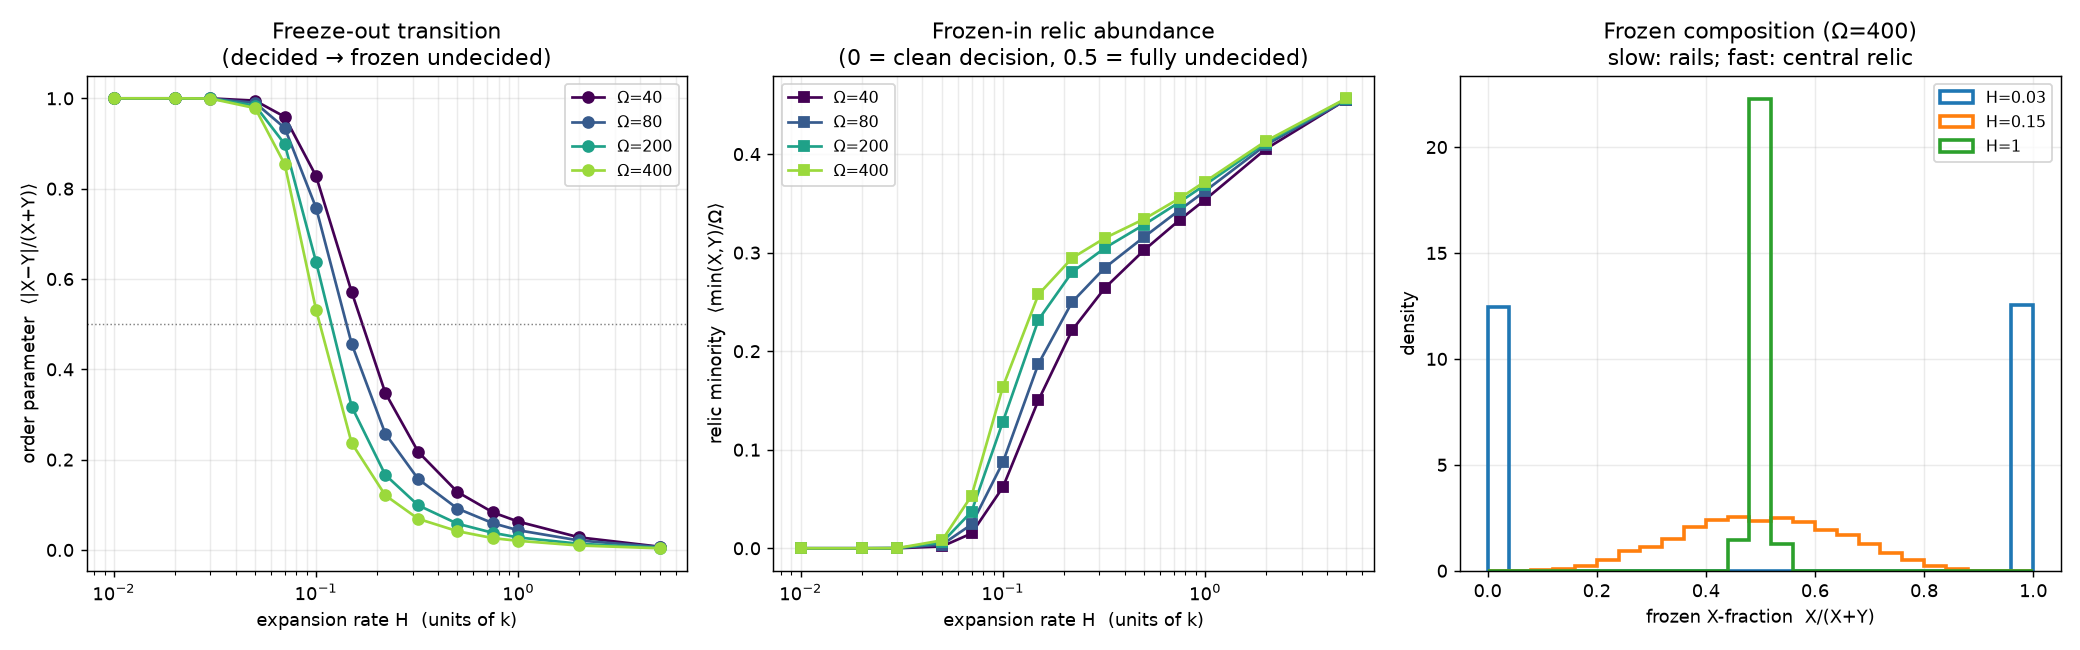

Here is the Python script that generated this plot:
"""Chemical freeze-out: does expansion prevent the decision? (crnl/expanding.py)

Run Approximate Majority from a balanced 50/50 start in an exponentially
expanding volume Omega(t) = Omega0 * exp(H t), sweeping the expansion rate H.
Below a critical H the consensus completes (a clean rail); above it the reaction
freezes mid-decision, locking in a relic minority abundance -- the chemical
analogue of cosmological freeze-out.

Observables vs H:
  * order parameter  <|n_X - n_Y| / (n_X + n_Y)>   (1 = decided, 0 = undecided)
  * relic abundance  <min(n_X, n_Y) / Omega>       (the frozen-in minority)
  * P(frozen), P(fully resolved)
Run at several Omega0 to expose the finite-size sharpening of the transition.

    python -m experiments.expansion            # default sweep + figure
    python -m experiments.expansion --quick
"""

from __future__ import annotations

import argparse
import os

import numpy as np

from crnl.networks import approximate_majority
from crnl.vectorized import compile_network
from crnl.expanding import gillespie_expanding
from crnl.stochastic import seed_for


def run_point(omega: int, hubble: float, trials: int, base_seed: int) -> dict:
    net = approximate_majority()
    names = list(net.species)
    comp = compile_network(net, omega)
    n0 = np.array([omega // 2, omega - omega // 2, 0])
    orders = np.empty(trials)
    relics = np.empty(trials)
    xfrac = np.empty(trials)
    frozen = 0
    resolved = 0  # minority exactly 0 (clean decision)
    key = int(round(hubble * 1000))
    for t in range(trials):
        r = gillespie_expanding(comp, n0, seed_for(omega, t, base=base_seed + key),
                                hubble=hubble, species=names)
        x, y = int(r.n_final[0]), int(r.n_final[1])
        tot = x + y
        orders[t] = abs(x - y) / tot if tot else 1.0
        relics[t] = min(x, y) / omega
        xfrac[t] = x / tot if tot else 0.5
        frozen += r.frozen
        resolved += (min(x, y) == 0)
    return {
        "omega": int(omega), "hubble": float(hubble), "trials": trials,
        "order": float(orders.mean()), "order_sd": float(orders.std()),
        "relic": float(relics.mean()),
        "p_frozen": frozen / trials, "p_resolved": resolved / trials,
        "xfrac": xfrac,
    }


def _worker(args):
    return run_point(*args)


def run_sweep(omegas, hubbles, trials, base_seed, jobs):
    tasks = [(int(w), float(h), trials, base_seed) for w in omegas for h in hubbles]
    if jobs and jobs > 1:
        import multiprocessing as mp
        with mp.Pool(jobs) as pool:
            res = pool.map(_worker, tasks)
    else:
        res = [_worker(t) for t in tasks]
    by_omega = {}
    for r in res:
        by_omega.setdefault(r["omega"], []).append(r)
    for w in by_omega:
        by_omega[w].sort(key=lambda r: r["hubble"])
    return by_omega


def make_figure(by_omega, hist_omega, hist_hubbles, out_path):
    import matplotlib
    matplotlib.use("Agg")
    import matplotlib.pyplot as plt

    fig, axes = plt.subplots(1, 3, figsize=(16, 5))
    colors = plt.cm.viridis(np.linspace(0, 0.85, len(by_omega)))

    # panel 1: order parameter vs H (the phase transition)
    ax = axes[0]
    for c, (omega, rows) in zip(colors, sorted(by_omega.items())):
        H = [r["hubble"] for r in rows]
        o = [r["order"] for r in rows]
        ax.semilogx(H, o, "o-", color=c, label=f"Ω={omega}")
    ax.set_xlabel("expansion rate H  (units of k)")
    ax.set_ylabel("order parameter  ⟨|X−Y|/(X+Y)⟩")
    ax.set_title("Freeze-out transition\n(decided → frozen undecided)")
    ax.axhline(0.5, color="grey", lw=0.8, ls=":")
    ax.legend(fontsize=9)
    ax.grid(True, which="both", alpha=0.25)

    # panel 2: relic minority abundance vs H
    ax = axes[1]
    for c, (omega, rows) in zip(colors, sorted(by_omega.items())):
        H = [r["hubble"] for r in rows]
        rel = [r["relic"] for r in rows]
        ax.semilogx(H, rel, "s-", color=c, label=f"Ω={omega}")
    ax.set_xlabel("expansion rate H  (units of k)")
    ax.set_ylabel("relic minority  ⟨min(X,Y)/Ω⟩")
    ax.set_title("Frozen-in relic abundance\n(0 = clean decision, 0.5 = fully undecided)")
    ax.legend(fontsize=9)
    ax.grid(True, which="both", alpha=0.25)

    # panel 3: frozen X-fraction distribution at 3 H (one Omega): bimodal -> central
    ax = axes[2]
    rows = {r["hubble"]: r for r in by_omega[hist_omega]}
    bins = np.linspace(0, 1, 26)
    for h in hist_hubbles:
        # nearest available hubble
        hh = min(rows, key=lambda x: abs(x - h))
        ax.hist(rows[hh]["xfrac"], bins=bins, histtype="step", lw=2,
                density=True, label=f"H={hh:g}")
    ax.set_xlabel("frozen X-fraction  X/(X+Y)")
    ax.set_ylabel("density")
    ax.set_title(f"Frozen composition (Ω={hist_omega})\nslow: rails; fast: central relic")
    ax.legend(fontsize=9)
    ax.grid(True, alpha=0.25)

    fig.tight_layout()
    fig.savefig(out_path, dpi=130)
    print(f"wrote figure -> {out_path}")


def main():
    p = argparse.ArgumentParser(description=__doc__)
    p.add_argument("--omegas", type=int, nargs="+", default=[40, 80, 200, 400])
    p.add_argument("--hubbles", type=float, nargs="+", default=None)
    p.add_argument("--trials", type=int, default=4000)
    p.add_argument("--jobs", type=int, default=max(1, (os.cpu_count() or 2) - 1))
    p.add_argument("--seed", type=int, default=0)
    p.add_argument("--quick", action="store_true")
    p.add_argument("--out", default=os.path.join(
        os.path.dirname(__file__), "expansion.png"))
    args = p.parse_args()

    if args.hubbles is None:
        args.hubbles = [0.01, 0.02, 0.03, 0.05, 0.07, 0.1, 0.15, 0.22,
                        0.32, 0.5, 0.75, 1.0, 2.0, 5.0]
    if args.quick:
        args.omegas = [40, 160]
        args.hubbles = [0.01, 0.03, 0.07, 0.1, 0.15, 0.3, 0.7, 2.0]
        args.trials = 1500

    print(f"expansion freeze-out  (trials={args.trials}, jobs={args.jobs})")
    by_omega = run_sweep(args.omegas, args.hubbles, args.trials, args.seed, args.jobs)

    for omega, rows in sorted(by_omega.items()):
        print(f"-- Omega={omega} --")
        for r in rows:
            print(f"   H={r['hubble']:6.3f}  order={r['order']:.3f}  "
                  f"relic={r['relic']:.4f}  P(frozen)={r['p_frozen']:.2f}  "
                  f"P(resolved)={r['p_resolved']:.3f}")

    hist_omega = args.omegas[-1]
    make_figure(by_omega, hist_omega, [0.03, 0.15, 1.0], args.out)


if __name__ == "__main__":
    main()
